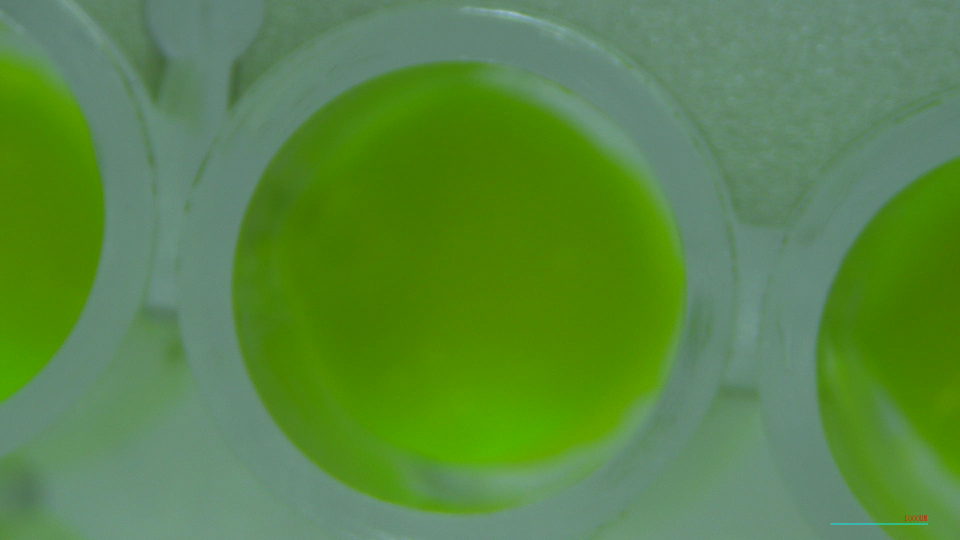
#> input picture New MLPR Data/0 hr/pH5 Hydrolytic/0hr_pH5_W7.JPG, 1920 x 1080 px, given in place of 48hr_pH6_W3.JPG, which was not available (shown at 1/2 size)
$ jupyter execute preprocessing.ipynb   (text cells are left out)
#> lines starting #> are read from the running program, lines starting #| are printed output that depends on the picture; after the words box and inside, x2 and y2 are one past the last pixel; in counts of white or black regions, pixels touching at a corner belong together; pictures that were not available may be replaced by others from this repository, and a replacement may not be noted
[cell 1]
import os, re, csv, random, warnings
from collections import defaultdict, Counter
import numpy as np, cv2
import matplotlib.pyplot as plt
warnings.filterwarnings("ignore")
plt.rcParams["figure.dpi"]=110

RAW="New MLPR Data"; CROPS="Preprocessed_Data"
print("raw images   :", sum(1 for d,_,f in os.walk(RAW) for x in f if x.lower().endswith(".jpg")))
print("cropped      :", sum(1 for d,_,f in os.walk(CROPS) for x in f if x.lower().endswith((".jpg",".png"))))

[cell 2]
GREEN_RANGES=[((10,20,100),(60,200,255)), ((20,20,100),(70,255,255)),
              ((35,90,80),(75,255,255)), ((55,30,40),(75,110,120)), ((65,100,50),(85,255,255))]
MIN_AREA, MIN_RADIUS, MIN_CIRC = 5000, 30, 0.6

def find_well(image, blur=5, kernel=7):
    hsv=cv2.cvtColor(image, cv2.COLOR_BGR2HSV)
    for lo,hi in GREEN_RANGES:
        mask=cv2.inRange(hsv,np.array(lo),np.array(hi))
        mask=cv2.GaussianBlur(mask,(blur,blur),0)
        k=np.ones((kernel,kernel),np.uint8)
        mask=cv2.morphologyEx(mask,cv2.MORPH_CLOSE,k)
        mask=cv2.morphologyEx(mask,cv2.MORPH_OPEN,k)
        cnts,_=cv2.findContours(mask,cv2.RETR_EXTERNAL,cv2.CHAIN_APPROX_SIMPLE)
        best=None; best_r=0
        for c in cnts:
            area=cv2.contourArea(c)
            if area<MIN_AREA: continue
            (x,y),r=cv2.minEnclosingCircle(c)
            circ=(4*np.pi*area)/(cv2.arcLength(c,True)**2+1e-5)
            if r>best_r and r>MIN_RADIUS and circ>MIN_CIRC:
                best_r=r; best=(int(x),int(y),int(r))
        if best: return best, mask
    return None, mask

def crop(image, well):
    x,y,r=well; h,w=image.shape[:2]
    circle=np.zeros((h,w),np.uint8); cv2.circle(circle,(x,y),r,255,-1)
    masked=cv2.bitwise_and(image,image,mask=circle)
    return masked[max(y-r,0):min(y+r,h), max(x-r,0):min(x+r,w)]

[cell 3]
sample="New MLPR Data/48 hr/pH6 Hydrolytic/48hr_pH6_W3.JPG"
img=cv2.imread(sample); well,mask=find_well(img)
#> further down, img is the input picture: shape (1080, 1920, 3); mean B, G, R 68, 135.7, 89.2
#> in find_well, `hsv=cv2.cvtColor(image, cv2.COLOR_BGR2HSV)`: hsv: shape (1080, 1920, 3); mean H, S, V 59.4, 143, 135.7
#> the loop in find_well, `for lo,hi in GREEN_RANGES:` made 1 pass
#> pass 1, in find_well, `mask=cv2.inRange(hsv,np.array(lo),np.array(hi))`:
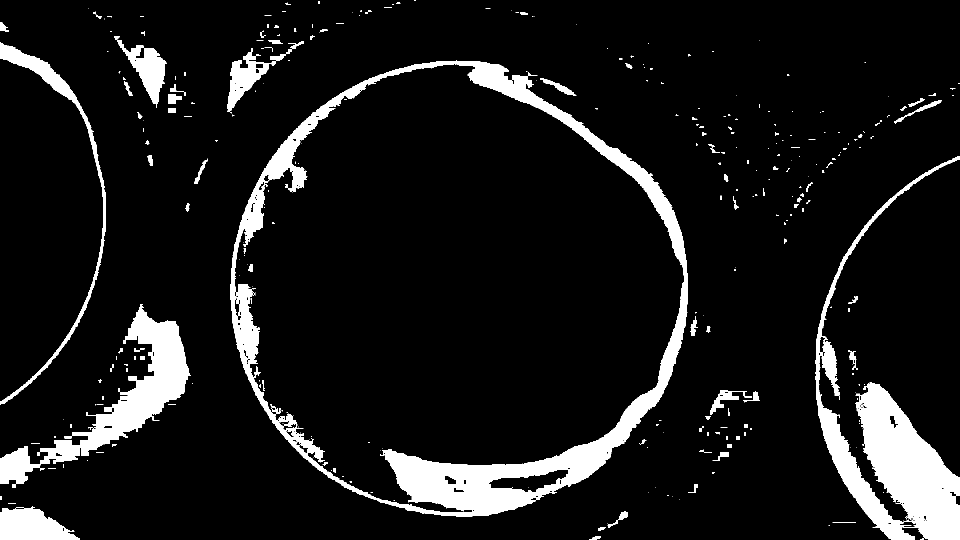
#> mask: shape (1080, 1920) (shown at 1/2 size); 9.8% white; 360 white regions (226 under 20 px), largest, box (x1, y1, x2, y2) and area: (460, 121, 1376, 1034) 83789, (1631, 312, 1920, 1080) 49673, (80, 608, 381, 931) 26110
#> pass 1, in find_well, `mask=cv2.GaussianBlur(mask,(blur,blur),0)`:
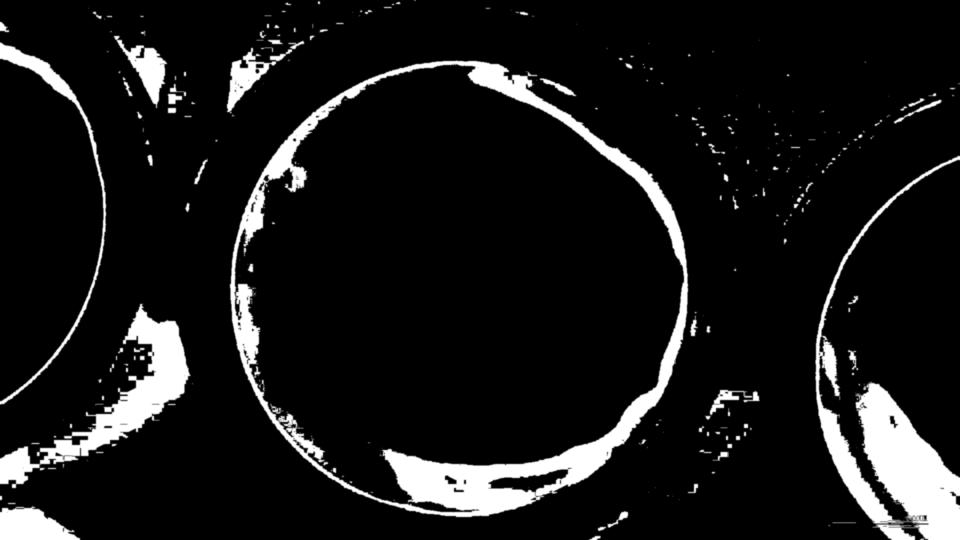
#> mask: shape (1080, 1920) (shown at 1/2 size); min 0, max 255, mean 24.9
#> pass 1, in find_well, `mask=cv2.morphologyEx(mask,cv2.MORPH_OPEN,k)`:
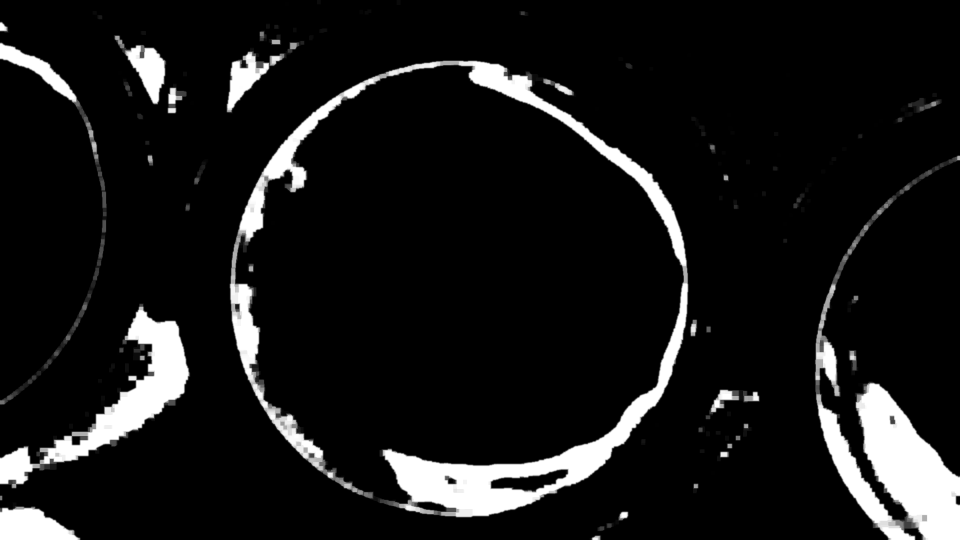
#> mask: shape (1080, 1920) (shown at 1/2 size); min 0, max 255, mean 24
#> after `well, mask = find_well(img)`: well = (917, 577, 461)
out=img.copy()
if well: cv2.circle(out,(well[0],well[1]),well[2],(0,0,255),8)
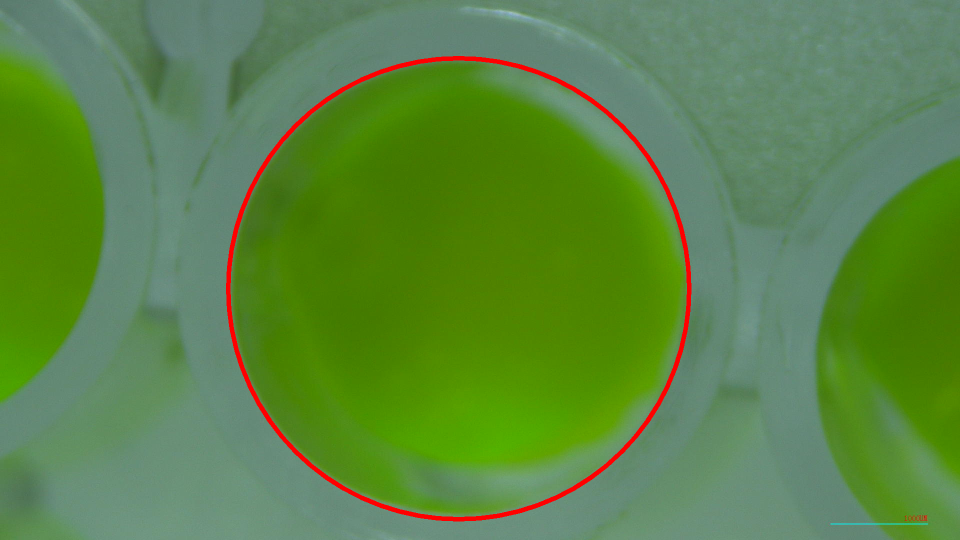
#> out: shape (1080, 1920, 3) (shown at 1/2 size); 1.26% of pixels changed, all inside (x1, y1, x2, y2) = (452, 112, 1383, 1043)
fig,ax=plt.subplots(1,4,figsize=(15,4))
for a,(im,t) in zip(ax,[(cv2.cvtColor(img,cv2.COLOR_BGR2RGB),"1. original"),
                        (mask,"2. green mask (cleaned)"),
                        (cv2.cvtColor(out,cv2.COLOR_BGR2RGB),"3. detected well"),
                        (cv2.cvtColor(crop(img,well),cv2.COLOR_BGR2RGB),"4. circular crop")]):
#> in crop, `x, y, r = well`: x = 917; y = 577; r = 461
#> in crop, `h, w = image.shape[:2]`: h = 1080; w = 1920
#> in crop, `masked=cv2.bitwise_and(image,image,mask=circle)`:
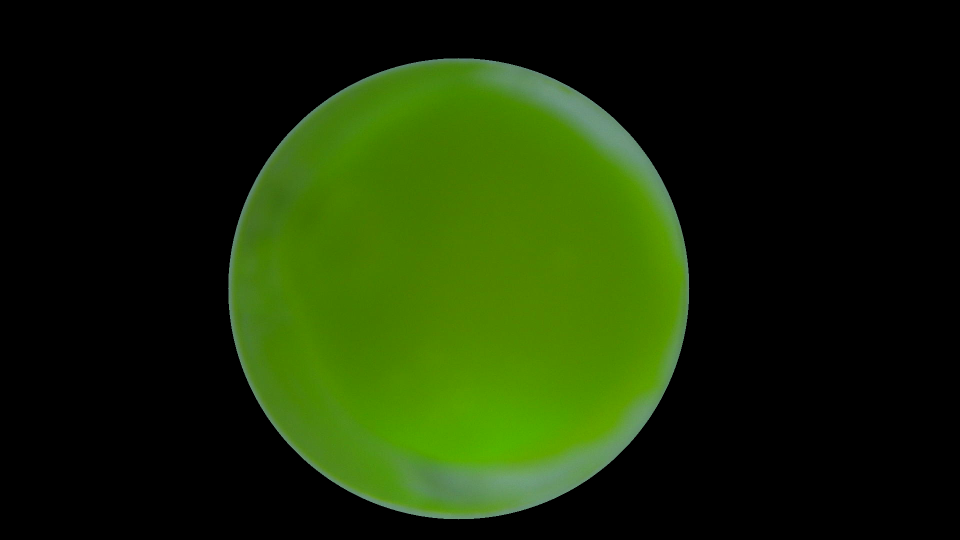
#> masked: shape (1080, 1920, 3) (shown at 1/2 size); mean B, G, R 5, 43.7, 25.4
    a.imshow(im, cmap="gray" if im.ndim==2 else None); a.set_title(t); a.axis("off")
#> this loop made 4 passes
plt.tight_layout(); plt.show()
#> after `plt.tight_layout()`:
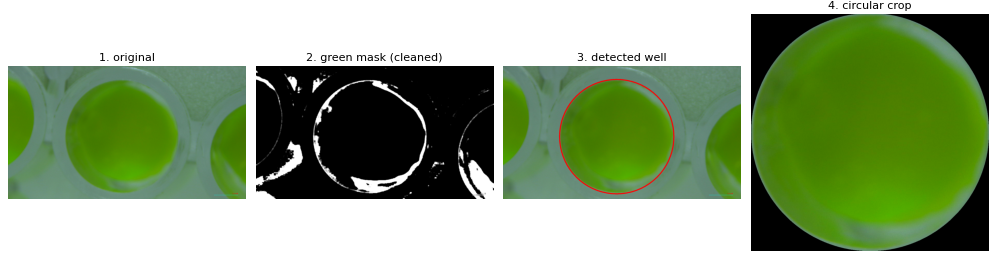
#> figure drawn by matplotlib, 4 panels

[cell 4]
RUN_FULL_CROP = False
if RUN_FULL_CROP:
    ok=0; fail=[]
    for dp,_,fns in os.walk(RAW):
        for fn in sorted(fns):
            if not fn.lower().endswith((".jpg",".jpeg",".png")): continue
            im=cv2.imread(os.path.join(dp,fn))
            w=find_well_robust(im) if im is not None else None
            if w is None: fail.append(fn); continue
            dest=os.path.join(CROPS,os.path.relpath(dp,RAW)); os.makedirs(dest,exist_ok=True)
            cv2.imwrite(os.path.join(dest,f"cropped_{fn}"), crop(im,w)); ok+=1
    print(f"cropped {ok}, not recovered {len(fail)}")

[cell 5]
def scan(root,pat):
#> called with root = 'New MLPR Data', pat = '(\\d+)hr_pH(\\d+)_W(\\d+)\\.'
    s=set()
    for dp,_,fns in os.walk(root):
        for fn in fns:
            m=re.match(pat,fn)
            if m: s.add(tuple(int(g) for g in m.groups()))
    return s
raw=scan(RAW, r'(\d+)hr_pH(\d+)_W(\d+)\.')
pre=scan(CROPS, r'cropped_(\d+)hr_pH(\d+)_W(\d+)\.')
missing=raw-pre
print(f"raw {len(raw)} | cropped {len(pre)} | not recovered {len(missing)} ({100*len(missing)/len(raw):.1f}%)")

hours=sorted({h for h,_,_ in raw}); byhr=Counter(h for h,_,_ in missing); byph=Counter(p for _,p,_ in missing)
fig,ax=plt.subplots(1,2,figsize=(12,3.6))
ax[0].bar([str(h) for h in hours],[byhr.get(h,0) for h in hours],color="#c44")
ax[0].set_title("images not recovered, by timepoint (hr)"); ax[0].set_ylabel("count")
ax[1].bar([f"pH{p}" for p in (5,6,7,8)],[byph.get(p,0) for p in (5,6,7,8)],color="#c44")
ax[1].set_title("images not recovered, by pH")
plt.tight_layout(); plt.show()
#> after `plt.tight_layout()`:
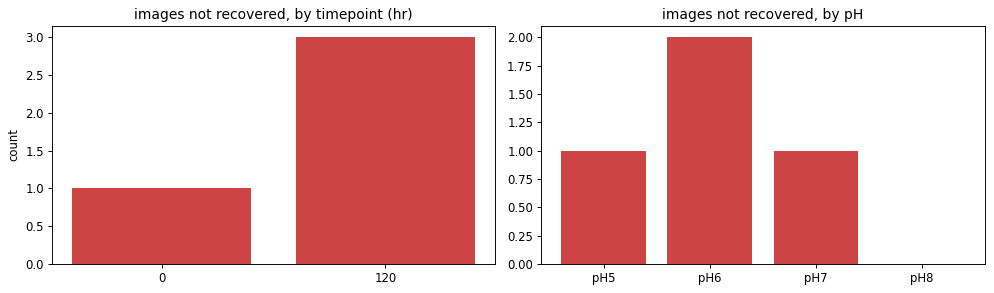
#> figure drawn by matplotlib, 2 panels; panel 2: tallest bar 2 high, from x = 0.6 to 1.4
print("Recovery is lowest at 0 hr (palest gels) and 216/264 hr (darkest),")
print("so the freshest and most degraded states are slightly under-represented.")

[cell 6]
SEED=42; RATIO=(0.60,0.20,0.20)
rows=[]
for dp,_,fns in os.walk(CROPS):
    for fn in fns:
        m=re.match(r'cropped_(\d+)hr_pH(\d+)_W(\d+)\.',fn,re.I)
        if m:
            hour,ph,w=(int(g) for g in m.groups())
            rows.append(dict(path=os.path.join(dp,fn),pH=ph,well=w,hour=hour))

wells=defaultdict(list)
for r in rows: wells[(r["pH"],r["well"])].append(r)
by_ph=defaultdict(list)
for k in wells: by_ph[k[0]].append(k)

rng=random.Random(SEED); assign={}
for ph,keys in sorted(by_ph.items()):
    keys=sorted(keys); rng.shuffle(keys); n=len(keys)
    n_tr=int(round(RATIO[0]*n)); n_va=int(round(RATIO[1]*n))
    for k in keys[:n_tr]: assign[k]="train"
    for k in keys[n_tr:n_tr+n_va]: assign[k]="val"
    for k in keys[n_tr+n_va:]: assign[k]="test"
for r in rows: r["split"]=assign[(r["pH"],r["well"])]

with open("preprocessing/splits.csv","w",newline="") as f:
    w=csv.DictWriter(f,fieldnames=["path","pH","well","hour","split"]); w.writeheader()
    w.writerows(sorted(rows,key=lambda r:(r["split"],r["pH"],r["well"],r["hour"])))
print(f"{len(rows)} images, {len(wells)} physical wells -> preprocessing/splits.csv")

[cell 7]
seen=defaultdict(set)
for r in rows:
    seen[r["split"]].add((r["pH"], r["well"]))

for s in ("train","val","test"):
    imgs=[r for r in rows if r["split"]==s]
    dist={p: sum(1 for r in imgs if r["pH"]==p) for p in (5,6,7,8)}
    print(f"  {s:5s} wells={len(seen[s]):3d}  images={len(imgs):4d}  per-pH={dist}")

for a,b in (("train","val"),("train","test"),("val","test")):
    ov=seen[a]&seen[b]
    print(f"  well overlap {a}&{b}: {len(ov)}")
    assert not ov, "a well appears in more than one split"
print()
print("Verified: no physical well appears in more than one split.")
